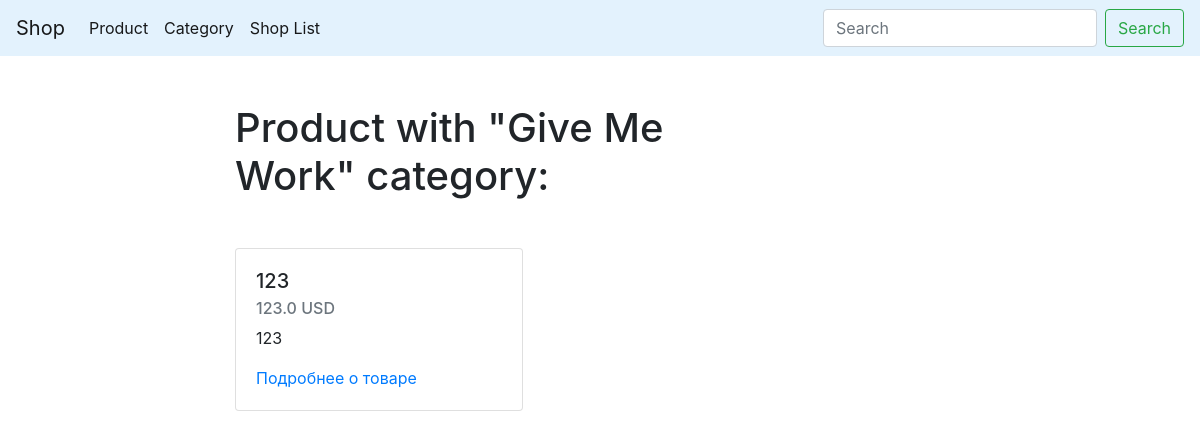
Before: /category/pls/ with the older database file.
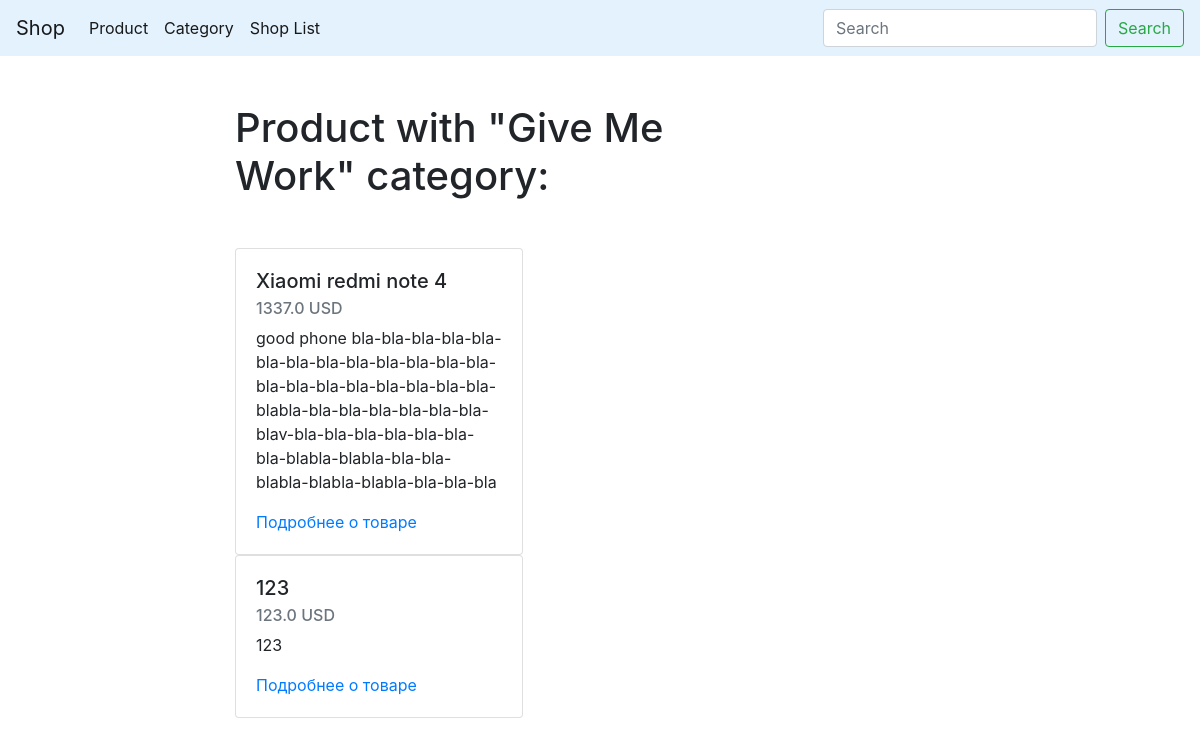
After: the same page with the newer database file.
### app/models.py (models this page shows, shortened)
class Product(models.Model):
    prodname = models.CharField(max_length=100, db_index=True)
    slug = models.SlugField(max_length=150, blank=True, unique=True)
    categories = models.ManyToManyField('Category', related_name='products')
    presence = models.BooleanField(default=False)
    description = models.TextField(blank=True)
    price = models.FloatField()
    os_name = models.CharField(max_length=50)
    diagonal = models.FloatField()
    ram = models.IntegerField()
    memory = models.IntegerField()
    videocard = models.CharField(max_length=100)
    relevance = models.DateTimeField(auto_now_add=True)
    def get_absolute_url(self):
        return reverse('product_detail_url', kwargs={'slug': self.slug})
    class Meta:
        ordering = ['-relevance']

### app/views.py (the view)
# urls.py: path('category/<str:slug>/', CategoryDetail.as_view(), name='category_detail_url'),
class CategoryDetail(ObjectDetailMixin, View):
    model = Category
    template = 'app/category_detail.html'

### app/utils.py (called while the page is built)
    def get(self, request, slug):
        obj = get_object_or_404(self.model, slug__iexact=slug)
        return render(request, self.template, context={self.model.__name__.lower(): obj, 'admin_object': obj, 'detail': True})

### app/templates/app/category_detail.html (shortened to what this page needs)
{% extends 'app/base_app.html' %}
{% block content %}
    <h1 class="mb-5">Product with "{{ category.title|title }}" category:</h1>
    {% for product in category.products.all %}
        {% include 'app/includes/product_card.html' %}
    {% endfor %}
{% endblock %}

### app/templates/app/includes/product_card.html
<div class="card" style="width: 18rem;">
    <div class="card-body">
      <h5 class="card-title">{{ product.prodname }}</h5>
      <h6 class="card-subtitle mb-2 text-muted">{{ product.price }} USD</h6>
      <p class="card-text">{{ product.description|truncatewords:10 }}</p>
      <a href="{{ product.get_absolute_url }}" class="card-link">Подробнее о товаре</a>
      </div>
  </div>

Changed rows visible on the page:
added Product: prodname "Xiaomi redmi note 4", price "1337.0", description "good phone bla-bla-bla-bla-bla-bla-bla-bla-bla-bla-bla-bla-bla-bla-bla-bla-bla-bla-bla-bla-bla-blabla-bla-bla-bla-bla-bla-bla-blav-bla-bla-bla-bla-bla-bla-bla-blabla-blabla-bla-bla-blabla-blabla-blabla-bla-bla-bla"
